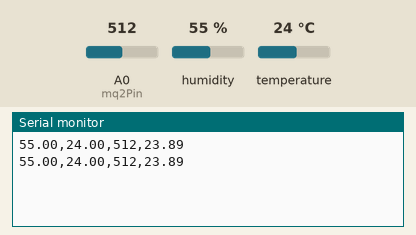
Recording of a sketch running on a simulated Arduino Uno, built with avr-gcc and run on an emulated ATmega328P. On the bench: the last lines printed to the serial monitor. The inputs (shaded band) are chosen by the test bench; at power-on: humidity 55 %, A0 (mq2Pin) = 512, temperature 24 °C.

Above: at 1.8 s.
1.9 s: humidity set to 22 %
At 3.3 s:
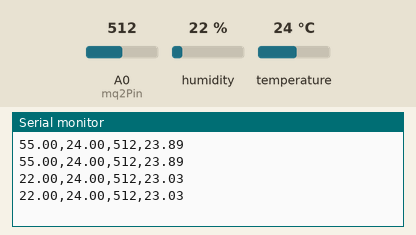
3.4 s: A0 (mq2Pin) set to 716
At 4.7 s:
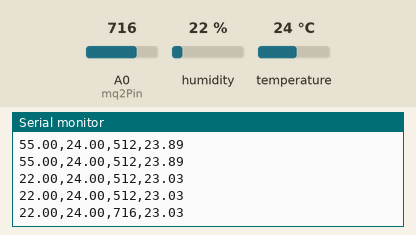
4.9 s: temperature set to 12 °C
At 5.9 s:
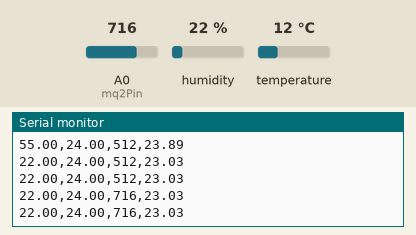
6.4 s: A0 (mq2Pin) set to 900
At 7.6 s:
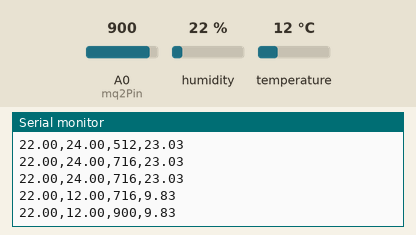
7.9 s: humidity set to 40 %
At 8.9 s:
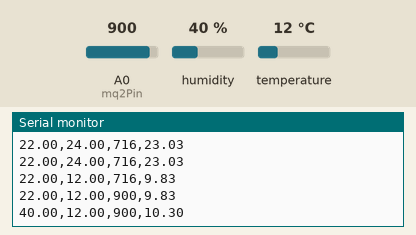
Timing chart, 0 to 10.4 s (numbered marks = the images above; inputs shaded):
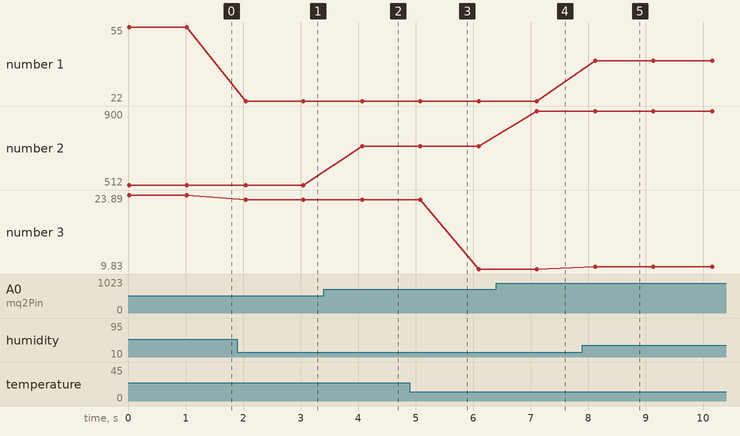

The sketch:

arduinoRoomWeatherStation.ino
```cpp
#include "DHT.h"

#define mq2Pin A0      // Co2 sensor pin
#define dhtPin 3       // Temperature/Humidity sensor pin
#define vccPin 5       // Positive voltage pin
#define dhtType DHT11  // Model of Temperature/Humidity sensor

int ppmValue;
float humidityValue;
float tempValue;
float heatIndex;

DHT dht(dhtPin, dhtType);

void setup() {
  pinMode(mq2Pin, INPUT);
  pinMode(vccPin, OUTPUT);

  digitalWrite(vccPin, HIGH);

  dht.begin();

  Serial.begin(9600);
}

void loop() {

  ppmValue = analogRead(mq2Pin);
  humidityValue = dht.readHumidity();
  tempValue = dht.readTemperature();

  // If not recieved sensor value - return
  if (isnan(humidityValue) || isnan(tempValue) || isnan(ppmValue)) {
    return;
  }

  // Compute heat index in Celsius
  heatIndex = dht.computeHeatIndex(tempValue, humidityValue, false);

  Serial.print(humidityValue);
  Serial.print(",");
  Serial.print(tempValue);
  Serial.print(",");
  Serial.print(ppmValue);
  Serial.print(",");
  Serial.println(heatIndex);

  delay(1000);
}
```

Measured:
- after the input at 1.9 s, the serial monitor: prints a new line after 0.15 s (image 1)
- after the input at 3.4 s, the serial monitor: prints a new line after 0.68 s (image 2)
- after the input at 6.4 s, the serial monitor: prints a new line after 0.71 s (image 4)
- after the input at 7.9 s, the serial monitor: prints a new line after 0.23 s (image 5)
- plotted number 1: 55 → 22 after the input at 1.9 s, 22 → 40 after the input at 7.9 s
- plotted number 2: 512 → 716 after the input at 3.4 s, 716 → 900 after the input at 6.4 s
- plotted number 3: 23.89 → 23.03 after the input at 1.9 s, 23.03 → 9.83 after the input at 4.9 s, 9.83 → 10.3 after the input at 7.9 s
